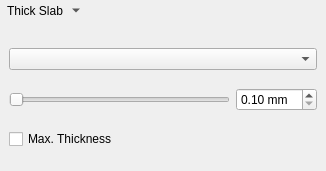
<?xml version="1.0" encoding="UTF-8"?>
<ui version="4.0">
 <class>udg::QThickSlabWidgetBase</class>
 <widget class="QWidget" name="udg::QThickSlabWidgetBase">
  <property name="geometry">
   <rect>
    <x>0</x>
    <y>0</y>
    <width>326</width>
    <height>171</height>
   </rect>
  </property>
  <property name="windowTitle">
   <string>Form</string>
  </property>
  <layout class="QVBoxLayout" name="verticalLayout_2">
   <property name="leftMargin">
    <number>0</number>
   </property>
   <property name="topMargin">
    <number>0</number>
   </property>
   <property name="rightMargin">
    <number>0</number>
   </property>
   <property name="bottomMargin">
    <number>0</number>
   </property>
   <item>
    <widget class="QToolButton" name="m_toolButton">
     <property name="text">
      <string>Thick Slab</string>
     </property>
     <property name="icon">
      <iconset resource="../main/main.qrc">
       <normaloff>:/images/icons/thick-slab.svg</normaloff>:/images/icons/thick-slab.svg</iconset>
     </property>
     <property name="iconSize">
      <size>
       <width>32</width>
       <height>32</height>
      </size>
     </property>
     <property name="checkable">
      <bool>true</bool>
     </property>
     <property name="popupMode">
      <enum>QToolButton::MenuButtonPopup</enum>
     </property>
     <property name="toolButtonStyle">
      <enum>Qt::ToolButtonTextUnderIcon</enum>
     </property>
     <property name="autoRaise">
      <bool>true</bool>
     </property>
    </widget>
   </item>
   <item>
    <widget class="QWidget" name="m_menuWidget" native="true">
     <layout class="QVBoxLayout" name="verticalLayout">
      <item>
       <widget class="QComboBox" name="m_projectionModeComboBox"/>
      </item>
      <item>
       <layout class="QHBoxLayout" name="horizontalLayout">
        <item>
         <widget class="QSlider" name="m_slabThicknessSlider">
          <property name="minimumSize">
           <size>
            <width>200</width>
            <height>0</height>
           </size>
          </property>
          <property name="orientation">
           <enum>Qt::Horizontal</enum>
          </property>
         </widget>
        </item>
        <item>
         <widget class="QDoubleSpinBox" name="m_slabThicknessDoubleSpinBox">
          <property name="accelerated">
           <bool>true</bool>
          </property>
          <property name="correctionMode">
           <enum>QAbstractSpinBox::CorrectToNearestValue</enum>
          </property>
          <property name="suffix">
           <string> mm</string>
          </property>
          <property name="minimum">
           <double>0.100000000000000</double>
          </property>
          <property name="singleStep">
           <double>0.100000000000000</double>
          </property>
         </widget>
        </item>
       </layout>
      </item>
      <item>
       <widget class="QCheckBox" name="m_maximumThicknessCheckBox">
        <property name="text">
         <string>Max. Thickness</string>
        </property>
       </widget>
      </item>
     </layout>
    </widget>
   </item>
  </layout>
 </widget>
 <resources>
  <include location="../main/main.qrc"/>
  <include location="../main/main.qrc"/>
 </resources>
 <connections/>
</ui>
